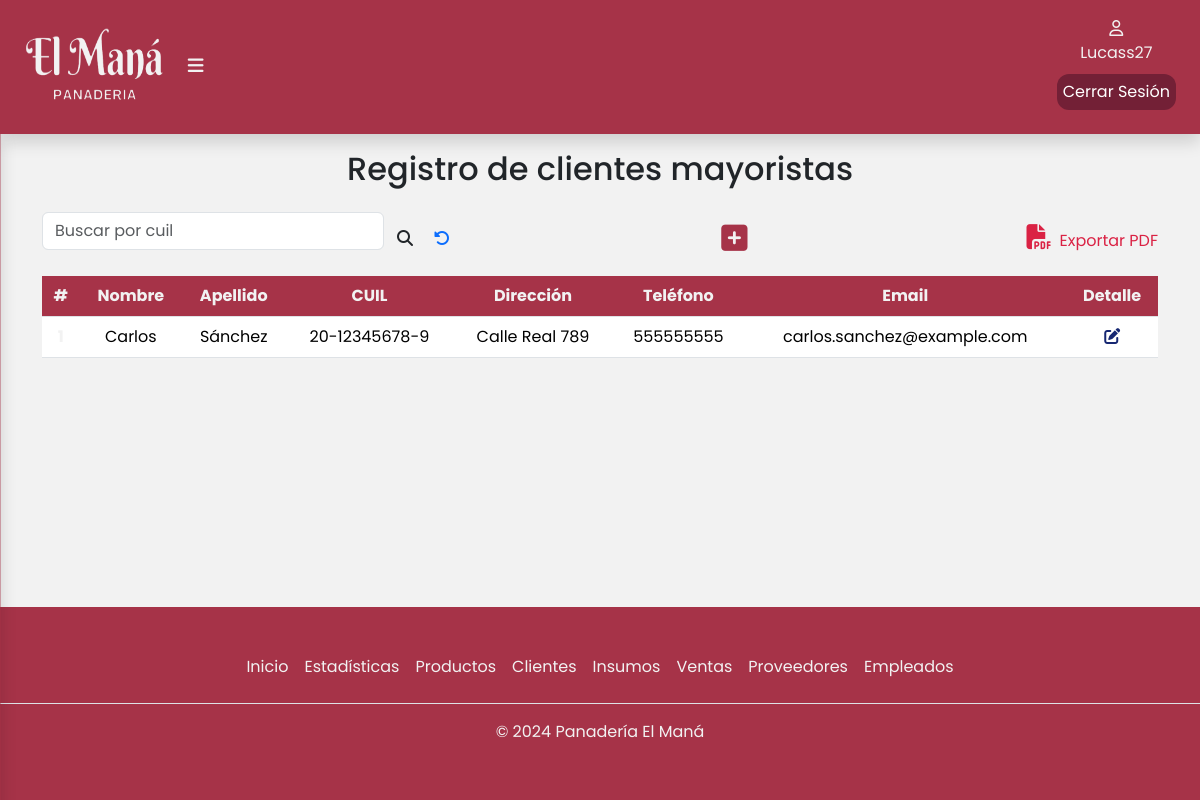
The app's page /ventas/listadoMayoristas/ (signed in), older data.
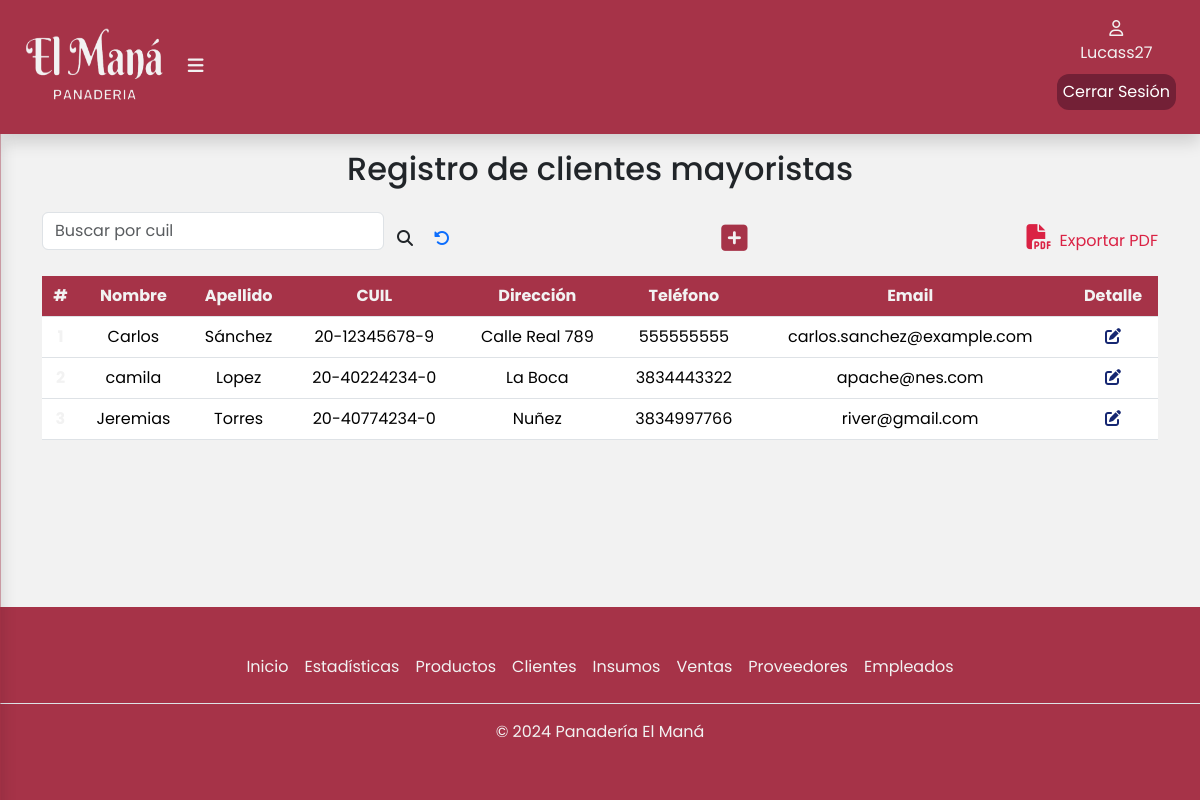
The same page, newer data.
### apps/ventas/models.py (models this page shows, shortened)
class ClienteMayorista(Persona):
    cuil = models.CharField(max_length=13,blank=False, null=False)

### apps/ventas/views_mayoristas.py (the view)
# urls.py: path('listadoMayoristas/',login_required(views_mayoristas.listadoMayoristas),name='listadoMayoristas'),
def listadoMayoristas(request):
    clientes = ClienteMayorista.objects.all()
    return render(request,'clientes/listadoMayoristas.html',{'clientes':clientes})

### apps/ventas/templates/clientes/listadoMayoristas.html (shortened to what this page needs)
{% extends 'base/base.html' %}
{% load static %}
{% block contenido %}
<div class="container" id="container-tabla">
    <div class="col-12">
        <h2 class="text-center pb-3">Registro de clientes mayoristas</h2>
        <div class="busqueda d-flex justify-content-between align-items-center">
            <form class="d-flex align-items-center" role="search" method="POST" action="{% url 'ventas:buscarMayorista' %}">
                <input class="form-control mb-3" type="search" placeholder="Buscar por cuil" aria-label="buscar" name="busqueda" value="{{ busqueda|default:'' }}" />
                <button class="btn" type="submit">
                    <i class="fa-solid fa-magnifying-glass" style="font-size: 16px"></i>
                </button>
                <a href="{% url 'ventas:listadoMayoristas' %}" class="ms-2"><i class="fa-solid fa-rotate-left"></i></a>
            </form>
            <a href="{% url 'ventas:agregarMayorista' %}"><i class="fa-solid fa-square-plus" title="Agregar venta" style="font-size: 30px"></i></a>
            <a class="expPdf" href="{% url 'ventas:exportarPDF_Mayoristas' %}"><i class="expPdf fa-solid fa-file-pdf px-2" style="font-size: 25px"></i>Exportar PDF</a>
        </div>
        <div class="table-responsive">
            <table class="table">
                <thead class="bg-table">
                    <tr>
                        <th scope="col">#</th>
                        <th scope="col">Nombre</th>
                        <th scope="col">Apellido</th>
                        <th scope="col">CUIL</th>
                        <th scope="col">Dirección</th>
                        <th scope="col">Teléfono</th>
                        <th scope="col">Email</th>
                        <th scope="col">Detalle</th>
                    </tr>
                </thead>
                <tbody>
                    {% for cliente in clientes %}
                    <tr>
                        <th scope="row">{{ forloop.counter }}</th>
                        <td>{{ cliente.nombre }}</td>
                        <td>{{ cliente.apellido }}</td>
                        <td>{{ cliente.cuil }}</td>
                        <td>{{ cliente.direccion }}</td>
                        <td>{{ cliente.telefono }}</td>
                        <td>{{ cliente.mail}}</td>
                        <td>
                            <a href="{% url 'ventas:editarMayorista' cliente.id %}"><i class="fa-solid fa-pen-to-square" title="Editar" data-bs-toggle="modal" data-bs-target="#exampleModal"></i></a>
                        </td>
                    </tr>
                    {% empty %}
                    <tr>
                        <td colspan="10">No hay ventas disponibles.</td>
                    </tr>
                    {% endfor %}
                </tbody>
            </table>
        </div>
    </div>
</div>
{% endblock %}

Row changes from the older to the newer data that the page shows:
added ClienteMayorista: nombre "camila", apellido "Lopez", cuil "20-40224234-0", direccion "La Boca", telefono "3834443322", mail "apache@nes.com"
added ClienteMayorista: nombre "Jeremias", apellido "Torres", cuil "20-40774234-0", direccion "Nuñez", telefono "3834997766", mail "river@gmail.com"
